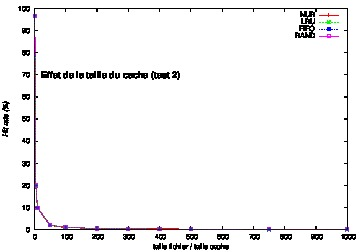

This figure's gnuplot source:
set style data linespoints
set xlabel "taille fichier / taille cache"
set ylabel "Hit rate (%)" font "Helvetica-Oblique"
set label "Effet de la taille du cache (test 2)" font "Helvetica-Bold,18" at 20,70 
set encoding utf8
set terminal postscript eps color
set output "t2-cache_size.eps"
plot "t2-cache_size" using 1:2 t "NUR", "t2-cache_size" using 1:3 t "LRU", "t2-cache_size" using 1:4 t "FIFO", "t2-cache_size" using 1:5 t "RAND"
